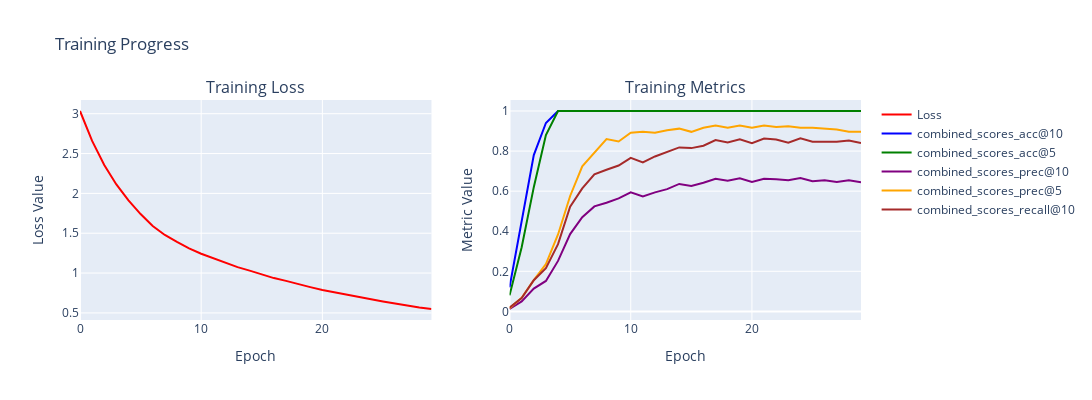
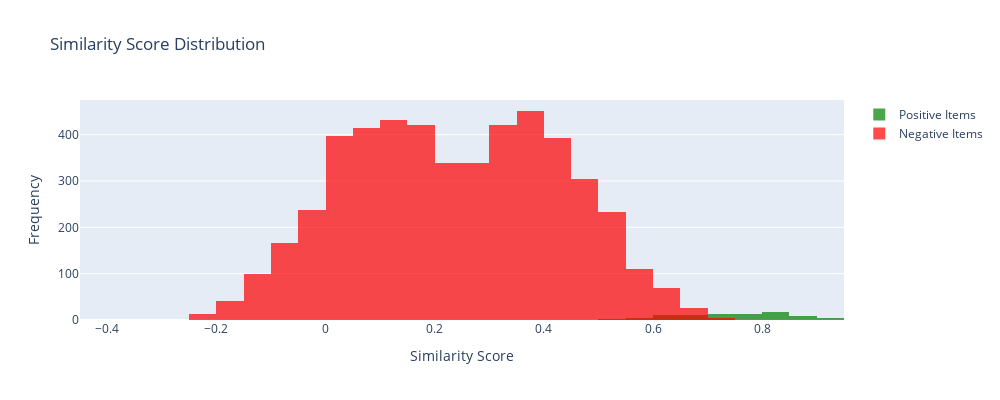
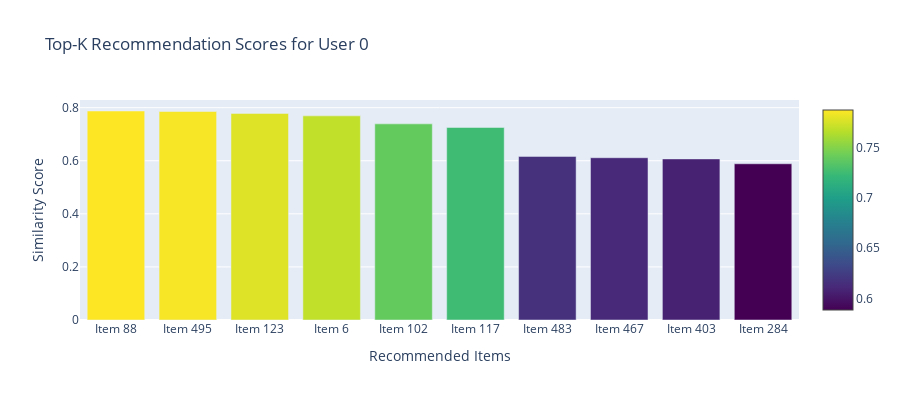
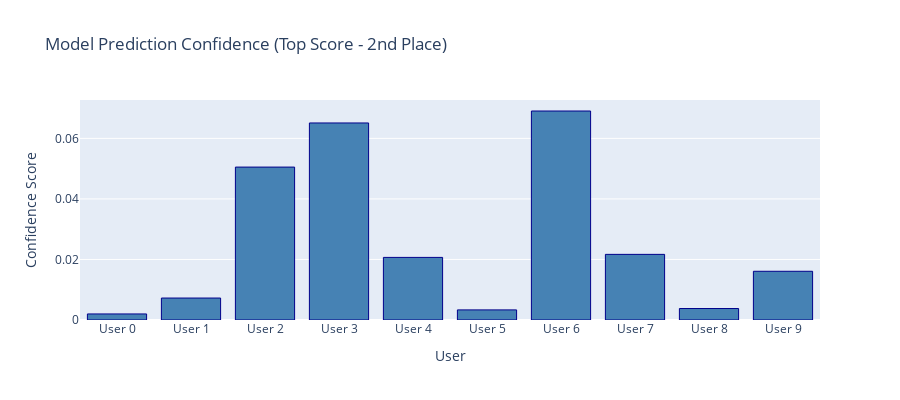

Write notebook code for charts like these, in order.
### Markdown cell above
## 6. Display Diagnostic Visualizations

### Code cell
# Display all diagnostic plots
print("📈 Displaying diagnostic visualizations...\n")

# 1. Training history
report['figures']['training_history'].show()

# 2. Similarity distribution
report['figures']['similarity_distribution'].show()

# 3. Top-K scores
report['figures']['topk_scores'].show()

# 4. Prediction confidence
report['figures']['prediction_confidence'].show()

# 5. Embedding space (skip if None)
if report['figures']['embedding_space'] is not None:
    report['figures']['embedding_space'].show()
else:
    print("⚠️  Embedding space visualization not available for this model")

# 6. Recommendation diversity
report['figures']['recommendation_diversity'].show()

print("✅ All diagnostic visualizations displayed!")

### Figure 1 — Plotly figure (JSON) as saved in the notebook; plotly's stock layout.template omitted (floating-point values rounded to 4 significant figures)
{"data": [{"line": {"color": "red", "width": 2}, "name": "Loss", "type": "scatter", "xaxis": "x", "y": [3.034, 2.658, 2.356, 2.112, 1.913, 1.74, 1.591, 1.478, 1.39, 1.31, 1.242, 1.186, 1.129, 1.074, 1.031, 0.9846, 0.9368, 0.9021, 0.8588, 0.8234, 0.7875, 0.7577, 0.7275, 0.6962, 0.6654, 0.6434, 0.6168, 0.5904, 0.569, 0.5491], "yaxis": "y"}, {"line": {"color": "blue", "width": 2}, "name": "combined_scores_acc@10", "type": "scatter", "xaxis": "x2", "y": [0.12, 0.44, 0.78, 0.94, 1, 1, 1, 1, 1, 1, 1, 1, 1, 1, 1, 1, 1, 1, 1, 1, 1, 1, 1, 1, 1, 1, 1, 1, 1, 1], "yaxis": "y2"}, {"line": {"color": "green", "width": 2}, "name": "combined_scores_acc@5", "type": "scatter", "xaxis": "x2", "y": [0.08, 0.32, 0.62, 0.88, 1, 1, 1, 1, 1, 1, 1, 1, 1, 1, 1, 1, 1, 1, 1, 1, 1, 1, 1, 1, 1, 1, 1, 1, 1, 1], "yaxis": "y2"}, {"line": {"color": "purple", "width": 2}, "name": "combined_scores_prec@10", "type": "scatter", "xaxis": "x2", "y": [0.012, 0.05, 0.114, 0.152, 0.252, 0.386, 0.47, 0.524, 0.542, 0.564, 0.594, 0.574, 0.594, 0.61, 0.636, 0.626, 0.642, 0.662, 0.652, 0.664, 0.646, 0.662, 0.66, 0.654, 0.666, 0.65, 0.654, 0.646, 0.654, 0.644], "yaxis": "y2"}, {"line": {"color": "orange", "width": 2}, "name": "combined_scores_prec@5", "type": "scatter", "xaxis": "x2", "y": [0.016, 0.068, 0.156, 0.236, 0.384, 0.576, 0.724, 0.792, 0.86, 0.848, 0.892, 0.896, 0.892, 0.904, 0.912, 0.896, 0.916, 0.928, 0.916, 0.928, 0.916, 0.928, 0.92, 0.924, 0.916, 0.916, 0.912, 0.908, 0.896, 0.896], "yaxis": "y2"}, {"line": {"color": "brown", "width": 2}, "name": "combined_scores_recall@10", "type": "scatter", "xaxis": "x2", "y": [0.01911, 0.06698, 0.1554, 0.2158, 0.3355, 0.5222, 0.6136, 0.6838, 0.7068, 0.7281, 0.766, 0.7439, 0.7731, 0.7956, 0.8184, 0.8148, 0.8268, 0.8552, 0.8427, 0.859, 0.8397, 0.8626, 0.8573, 0.8413, 0.8633, 0.8465, 0.8471, 0.8465, 0.8531, 0.8401], "yaxis": "y2"}], "layout": {"annotations": [{"font": {"size": 16}, "showarrow": false, "text": "Training Loss", "x": 0.225, "xanchor": "center", "xref": "paper", "y": 1, "yanchor": "bottom", "yref": "paper"}, {"font": {"size": 16}, "showarrow": false, "text": "Training Metrics", "x": 0.775, "xanchor": "center", "xref": "paper", "y": 1, "yanchor": "bottom", "yref": "paper"}], "height": 400, "showlegend": true, "title": {"text": "Training Progress"}, "width": 1200, "xaxis": {"anchor": "y", "domain": [0, 0.45], "title": {"text": "Epoch"}}, "xaxis2": {"anchor": "y2", "domain": [0.55, 1], "title": {"text": "Epoch"}}, "yaxis": {"anchor": "x", "domain": [0, 1], "title": {"text": "Loss Value"}}, "yaxis2": {"anchor": "x2", "domain": [0, 1], "title": {"text": "Metric Value"}}}}

### Figure 2 — Plotly figure (JSON) as saved in the notebook; plotly's stock layout.template omitted (floating-point values rounded to 4 significant figures; data arrays with more than 128 entries replaced by an {"elided": "..."} marker saying what was removed)
{"data": [{"marker": {"color": "green"}, "name": "Positive Items", "nbinsx": 30, "opacity": 0.7, "type": "histogram", "x": [0.7691, 0.7875, 0.739, 0.7254, 0.7784, 0.607, 0.6165, 0.7855, 0.688, 0.823, 0.8213, 0.8305, 0.5927, 0.8269, 0.6978, 0.7191, 0.8377, 0.5437, 0.7168, 0.6932, 0.868, 0.8175, 0.7182, 0.7315, 0.6242, 0.7737, 0.7224, 0.7358, 0.6547, 0.723, 0.6876, 0.6417, 0.7223, 0.8306, 0.7385, 0.7655, 0.9238, 0.7234, 0.9032, 0.8317, 0.829, 0.8676, 0.779, 0.8482, 0.8516, 0.6223, 0.7847, 0.8234, 0.6738, 0.649, 0.6888, 0.6312, 0.7761, 0.8333, 0.5463, 0.8194, 0.7718, 0.7809, 0.9023, 0.6279, 0.5832, 0.2264, 0.31, 0.5761, 0.6092, 0.5673, 0.5013, 0.6496, 0.6651, 0.8087, 0.7893, 0.6841, 0.7394, 0.803, 0.8125, 0.8068, 0.6636, 0.671, 0.453, 0.8729, 0.8223, 0.7274, 0.8776, 0.8514, 0.8917, 0.8657, 0.9078]}, {"marker": {"color": "red"}, "name": "Negative Items", "nbinsx": 30, "opacity": 0.7, "type": "histogram", "x": {"elided": "4913 float values"}}], "layout": {"barmode": "overlay", "height": 400, "showlegend": true, "title": {"text": "Similarity Score Distribution"}, "width": 1000, "xaxis": {"title": {"text": "Similarity Score"}}, "yaxis": {"title": {"text": "Frequency"}}}}

### Figure 3 — Plotly figure (JSON) as saved in the notebook; plotly's stock layout.template omitted (floating-point values rounded to 4 significant figures)
{"data": [{"marker": {"color": [0.7875, 0.7855, 0.7784, 0.7691, 0.739, 0.7254, 0.6165, 0.6114, 0.607, 0.5887], "colorscale": [[0, "#440154"], [0.1111, "#482878"], [0.2222, "#3e4989"], [0.3333, "#31688e"], [0.4444, "#26828e"], [0.5556, "#1f9e89"], [0.6667, "#35b779"], [0.7778, "#6ece58"], [0.8889, "#b5de2b"], [1, "#fde725"]], "showscale": true}, "type": "bar", "x": ["Item 88", "Item 495", "Item 123", "Item 6", "Item 102", "Item 117", "Item 483", "Item 467", "Item 403", "Item 284"], "y": [0.7875, 0.7855, 0.7784, 0.7691, 0.739, 0.7254, 0.6165, 0.6114, 0.607, 0.5887]}], "layout": {"height": 400, "title": {"text": "Top-K Recommendation Scores for User 0"}, "width": 900, "xaxis": {"title": {"text": "Recommended Items"}}, "yaxis": {"title": {"text": "Similarity Score"}}}}

### Figure 4 — Plotly figure (JSON) as saved in the notebook; plotly's stock layout.template omitted (floating-point values rounded to 4 significant figures)
{"data": [{"marker": {"color": "steelblue", "line": {"color": "darkblue", "width": 1}}, "type": "bar", "x": ["User 0", "User 1", "User 2", "User 3", "User 4", "User 5", "User 6", "User 7", "User 8", "User 9"], "y": [0.001999, 0.007254, 0.05052, 0.06509, 0.02068, 0.003343, 0.06904, 0.02168, 0.00379, 0.0161]}], "layout": {"height": 400, "title": {"text": "Model Prediction Confidence (Top Score - 2nd Place)"}, "width": 900, "xaxis": {"title": {"text": "User"}}, "yaxis": {"title": {"text": "Confidence Score"}}}}
